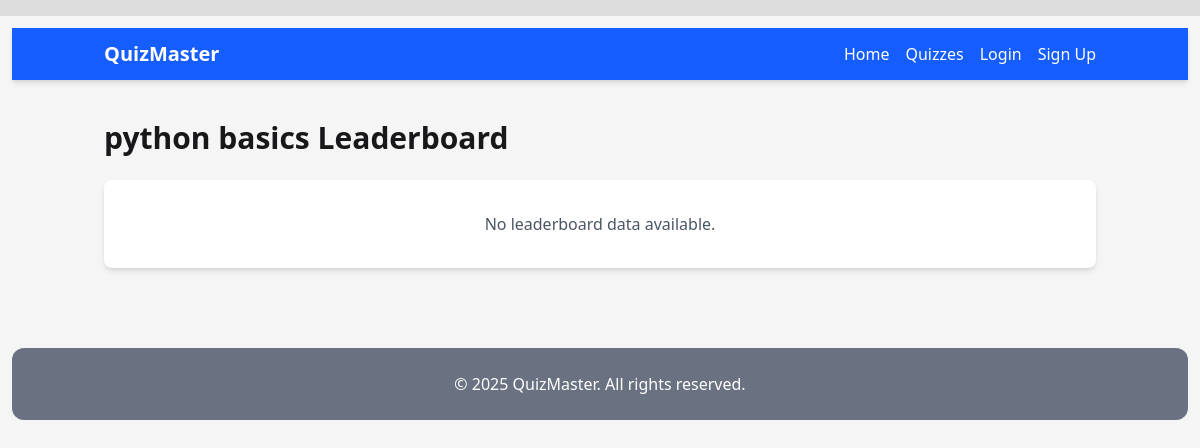
The app's page /quizzes/leaderboard/quiz/1/, older data.
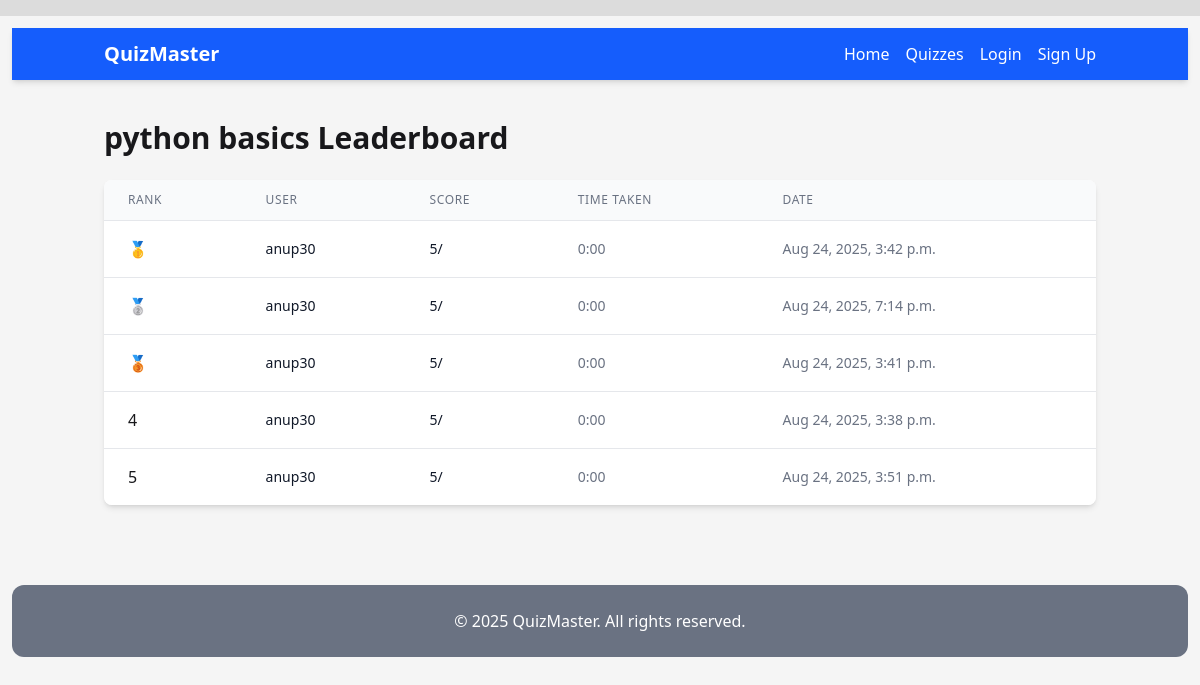
The same page, newer data.
### quiz/models.py (models this page shows, shortened)
class Quiz(models.Model):
    title = models.CharField(max_length=200)
    description = models.TextField(blank=True)
    category = models.ForeignKey(Category, on_delete=models.SET_NULL, null=True, related_name='quizzes')
    created_by = models.ForeignKey(User, on_delete=models.CASCADE, related_name='quizzes')
    created_at = models.DateTimeField(auto_now_add=True)
    updated_at = models.DateTimeField(auto_now=True)
    is_active = models.BooleanField(default=True)
    time_limit = models.PositiveIntegerField(help_text="Time limit in minutes", null=True, blank=True)
    max_questions = models.PositiveIntegerField(default=50)
    min_questions = models.PositiveIntegerField(default=5)
    class Meta:
        ordering = ['-created_at']

class QuizAttempt(models.Model):
    user = models.ForeignKey(User, on_delete=models.CASCADE, related_name='quiz_attempts')
    quiz = models.ForeignKey(Quiz, on_delete=models.CASCADE, related_name='attempts')
    score = models.PositiveIntegerField(default=0)
    max_score = models.PositiveIntegerField(default=0)
    completed_at = models.DateTimeField(auto_now_add=True)
    time_taken = models.DurationField(null=True, blank=True)
    class Meta:
        ordering = ['-completed_at']

### users/models.py (models this page shows, shortened)
class CustomUser(AbstractUser):
    phone_regex = RegexValidator(regex=r'^\+?1?\d{3,15}$', message="Phone number must be entered in the format: '+999999999'. Up to 15 digits allowed.") # min 3 digit
    USER_TYPES = (("admin", "Admin"), ("user", "End User"))
    user_type = models.CharField(max_length=10, choices= USER_TYPES, default="user")
    phone_number = models.CharField(validators=[phone_regex], max_length=17, blank=True, null=True)
    bio = models.TextField(null=True, blank=True)
    is_email_verified = models.BooleanField(default=False) # ---
    email_verification_token = models.UUIDField(default=uuid4, editable=False) # ---
    created_at = models.DateTimeField(auto_now_add=True)
    updated_at = models.DateTimeField(auto_now=True)

### quiz/views.py (the view)
# urls.py: path('leaderboard/', views.LeaderboardView.as_view(), name='leaderboard'),
class LeaderboardView(ListView):
    model = QuizAttempt
    template_name = 'quiz/leaderboard.html'
    context_object_name = 'leaderboard'
    def get_queryset(self):
        quiz_id = self.kwargs.get('quiz_id')
        if quiz_id:
            return QuizAttempt.objects.filter(quiz_id=quiz_id).order_by('-score', 'time_taken')
        return QuizAttempt.objects.values('user__username').annotate(
            total_score=models.Sum('score'),
            total_attempts=models.Count('id')
        ).order_by('-total_score')
    def get_context_data(self, **kwargs):
        context = super().get_context_data(**kwargs)
        quiz_id = self.kwargs.get('quiz_id')
        if quiz_id:
            context['quiz'] = get_object_or_404(Quiz, id=quiz_id)
        return context

### quiz/templatetags/duration_filters.py (called while the page is built)
@register.filter
def duration(value):
    if not value:
        return "N/A"
    total_seconds = int(value.total_seconds())
    hours = total_seconds // 3600
    minutes = (total_seconds % 3600) // 60
    seconds = total_seconds % 60
    if hours > 0:
        return f"{hours}:{minutes:02d}:{seconds:02d}"
    else:
        return f"{minutes}:{seconds:02d}"

### quiz/templates/quiz/leaderboard.html (shortened to what this page needs)
{% extends "base.html" %}
{% load duration_filters %}
{% block content %}
<div class="max-w-6xl mx-auto">
    <h1 class="text-3xl font-bold mb-6">
        {% if quiz %}{{ quiz.title }} Leaderboard{% else %}Overall Leaderboard{% endif %}
    </h1>
    {% if leaderboard %}
        <div class="bg-white rounded-lg shadow-md overflow-hidden">
            <table class="min-w-full divide-y divide-gray-200">
                <thead class="bg-gray-50">
                    <tr>
                        <th class="px-6 py-3 text-left text-xs font-medium text-gray-500 uppercase tracking-wider">Rank</th>
                        <th class="px-6 py-3 text-left text-xs font-medium text-gray-500 uppercase tracking-wider">User</th>
                        {% if quiz %}
                            <th class="px-6 py-3 text-left text-xs font-medium text-gray-500 uppercase tracking-wider">Score</th>
                            <th class="px-6 py-3 text-left text-xs font-medium text-gray-500 uppercase tracking-wider">Time Taken</th>
                        {% else %}
                            <th class="px-6 py-3 text-left text-xs font-medium text-gray-500 uppercase tracking-wider">Total Score</th>
                            <th class="px-6 py-3 text-left text-xs font-medium text-gray-500 uppercase tracking-wider">Attempts</th>
                        {% endif %}
                        <th class="px-6 py-3 text-left text-xs font-medium text-gray-500 uppercase tracking-wider">Date</th>
                    </tr>
                </thead>
                <tbody class="bg-white divide-y divide-gray-200">
                    {% for entry in leaderboard %}
                        <tr>
                            <td class="px-6 py-4 whitespace-nowrap">
                                {% if forloop.counter == 1 %}
                                    <span class="text-yellow-500">🥇</span>
                                {% elif forloop.counter == 2 %}
                                    <span class="text-gray-400">🥈</span>
                                {% elif forloop.counter == 3 %}
                                    <span class="text-yellow-700">🥉</span>
                                {% else %}
                                    {{ forloop.counter }}
                                {% endif %}
                            </td>
                            <td class="px-6 py-4 whitespace-nowrap">
                                <div class="text-sm font-medium text-gray-900">
                                    {% if quiz %}{{ entry.user.username }}{% else %}{{ entry.user__username }}{% endif %}
                                </div>
                            </td>
                            {% if quiz %}
                                <td class="px-6 py-4 whitespace-nowrap">
                                    <div class="text-sm text-gray-900">{{ entry.score }}/{{ entry.quiz.max_score }}</div>
                                </td>
                                <td class="px-6 py-4 whitespace-nowrap text-sm text-gray-500">
                                    {% if entry.time_taken %}
                                        {{ entry.time_taken|duration }}
                                    {% else %}
                                        N/A
                                    {% endif %}
                                </td>
                                <td class="px-6 py-4 whitespace-nowrap text-sm text-gray-500">
                                    {{ entry.completed_at|date:"M d, Y, P" }}
                                </td>
                            {% else %}
                                <td class="px-6 py-4 whitespace-nowrap text-sm text-gray-900">{{ entry.total_score }}</td>
                                <td class="px-6 py-4 whitespace-nowrap text-sm text-gray-500">{{ entry.total_attempts }}</td>
                                <td class="px-6 py-4 whitespace-nowrap text-sm text-gray-500">N/A</td>
                            {% endif %}
                        </tr>
                    {% endfor %}
                </tbody>
            </table>
        </div>
    {% else %}
        <div class="bg-white rounded-lg shadow-md p-8 text-center">
            <p class="text-gray-600">No leaderboard data available.</p>
        </div>
    {% endif %}
</div>
{% endblock %}

### core/templates/base.html (shortened to what this page needs)
{% load static %}
<!DOCTYPE html>
<html lang="en" style="background-color: gainsboro;">
<head>
	<link rel="stylesheet" href="{% static 'css/output.css' %}">
	<link rel="stylesheet" href="{% static 'css/style.css' %}">
</head>
<body class="max-w-[1440px] min-h-screen mx-auto my-4 p-3">
    <header class="bg-blue-600 text-white shadow-md">
        <nav class="container mx-auto px-4 py-3 flex justify-between items-center">
            <div class="text-xl font-bold">
                <a href="{% url 'welcome-page' %}">QuizMaster</a>
            </div>
            <div class="flex space-x-4">
                <a href="{% url 'welcome-page' %}" class="hover:text-blue-200">Home</a>
                <a href="{% url 'quiz-list' %}" class="hover:text-blue-200">Quizzes</a>
                {% if user.is_authenticated %}
                    <a href="{% url 'my-quiz-list' %}" class="hover:text-blue-200">My Quizzes</a>
                    <a href="{% url 'user-history' %}" class="hover:text-blue-200">My History</a>
                    <a href="{% url 'leaderboard' %}" class="hover:text-blue-200">Leaderboard</a>
                    <a href="{% url 'profile' %}" class="hover:text-blue-200">Profile</a>
					<div>
						<form method="post" action="{% url 'logout' %}">
							{% csrf_token %}
							<button class="block px-2 py-1 bg-blue-400 hover:bg-blue-500 text-white text-sm rounded-md">Logout</button>
						</form>
					</div>
                {% else %}
                    <a href="{% url 'login' %}" class="hover:text-blue-200">Login</a>
                    <a href="{% url 'signup' %}" class="hover:text-blue-200">Sign Up</a>
                {% endif %}
            </div>
        </nav>
    </header>
    <main class="container mx-auto px-4 py-8">
		<div class="min-h-[60vh]">
			{% block content %}{% endblock %}
		</div>
    </main>
    <footer class="bg-gray-500 text-white py-6 mt-12 rounded-xl">
        <div class="container mx-auto px-4 text-center">
            <p>© 2025 QuizMaster. All rights reserved.</p>
        </div>
    </footer>
</body>
</html>

### static/css/style.css (style rules this page uses)
body { background-color:whitesmoke; }

Row changes from the older to the newer data that the page shows:
added QuizAttempt: user.username "anup30", score "5", time_taken|duration "0:00", completed_at "Aug 24, 2025, 3:42 p.m."
added QuizAttempt: user.username "anup30", score "5", time_taken|duration "0:00", completed_at "Aug 24, 2025, 7:14 p.m."
added QuizAttempt: user.username "anup30", score "5", time_taken|duration "0:00", completed_at "Aug 24, 2025, 3:41 p.m."
added QuizAttempt: user.username "anup30", score "5", time_taken|duration "0:00", completed_at "Aug 24, 2025, 3:38 p.m."
added QuizAttempt: user.username "anup30", score "5", time_taken|duration "0:00", completed_at "Aug 24, 2025, 3:51 p.m."
Text that changed along with them:
text no longer shown: "No leaderboard data available."
text now shown: "RANK USER SCORE TIME TAKEN DATE"
